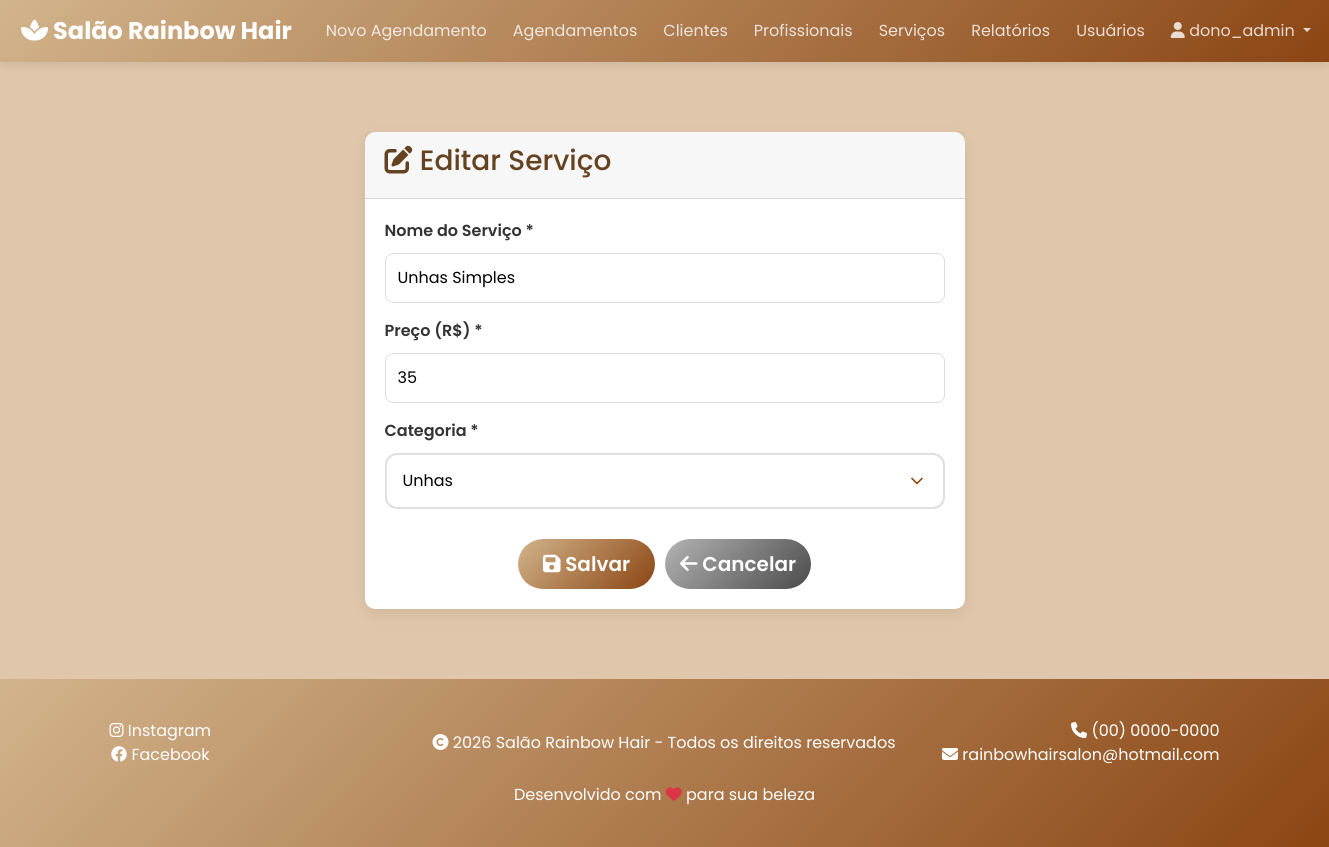
/servicos/servicos/edit/6/ (signed in), run on the app's committed database.
### apps/servicos/models.py (models this page shows, shortened)
class Servico(BaseModel):
    CATEGORIA_CHOICES = [
        ('CABELO', 'Cabelo'),
        ('MAQUIAGEM', 'Maquiagem'),
        ('SPA', 'Spa'),
        ('UNHAS', 'Unhas'),
        ('BARBA', 'Barba'),
        ('DEPILACAO', 'Depilação'),
        ('MASSAGEM', 'Massagem'),
        ('SOBRANCELHAS', 'Sobrancelhas'),
        ('CILIOS', 'Cílios'),
    ]
    nome = models.CharField(max_length=100)
    preco = models.DecimalField(max_digits=8, decimal_places=2)
    categoria = models.CharField(
        max_length=20,
        choices=CATEGORIA_CHOICES,
        default='CABELO'
    )

### apps/servicos/views.py (the view)
# urls.py: path('servicos/edit/<int:pk>/', ServicoUpdateView.as_view(), name='servico-update'),
class ServicoUpdateView(LoginRequiredMixin, UpdateView):
    model = Servico
    form_class = ServicoForm
    template_name = "servico_form.html"
    success_url = reverse_lazy('servicos:servico-list')

### apps/servicos/forms.py (shortened to what this page needs)
class ServicoForm(forms.ModelForm):
    class Meta:
        model = Servico
        fields = ['nome', 'preco', 'categoria']
        widgets = {
            'preco': forms.TextInput(attrs={'class': 'money'}),
            'categoria': forms.Select(attrs={'class': 'form-select'}),
        }
    def __init__(self, *args, **kwargs):
        if args:
            data = args[0]
        else:
            data = kwargs.get('data')
        super().__init__(*args, **kwargs)
        if self.instance and self.instance.pk:
            display_preco = str(self.instance.preco.quantize(Decimal('1')))
            self.initial['preco'] = display_preco

### apps/servicos/templates/servico_form.html (shortened to what this page needs)
{% extends 'base.html' %}
{% block content %}
<div class="form-container">
    <div class="card">
        <div class="card-header">
            <h3>{% if servico %}<i class="fas fa-edit"></i> Editar Serviço{% else %}<i class="fas fa-plus"></i> Novo Serviço{% endif %}</h3>
        </div>
        <div class="card-body">
            <form method="post">
                <div class="form-group">
                    <label for="{{ form.nome.id_for_label }}">Nome do Serviço *</label>
                    {{ form.nome }}
                </div>
                <div class="form-group">
                    <label for="{{ form.preco.id_for_label }}">Preço (R$) *</label>
                    {{ form.preco }}
                </div>
                <div class="form-group">
                    <label class="form-category" for="{{ form.categoria.id_for_label }}">Categoria *</label>
                    {{ form.categoria }}
                </div>
                <div class="button-group">
                    <button type="submit" class="btn btn-primary btn-lg">
                        <i class="fas fa-save"></i> Salvar
                    </button>
                    <a href="{% url 'servicos:servico-list' %}" class="btn btn-secondary btn-lg">
                        <i class="fas fa-arrow-left"></i> Cancelar
                    </a>
                </div>
            </form>
        </div>
    </div>
</div>
{% endblock %}

### core/templates/base.html (shortened to what this page needs)
<!DOCTYPE html>
<html lang="pt-br">
<head>
    <link rel="stylesheet" href="https://stackpath.bootstrapcdn.com/bootstrap/4.5.2/css/bootstrap.min.css">
    <link rel="stylesheet" href="https://cdnjs.cloudflare.com/ajax/libs/font-awesome/6.4.0/css/all.min.css">
</head>
<body>
<nav class="navbar navbar-expand-lg navbar-dark sticky-top">
    <div class="container-fluid">
        <a class="navbar-brand" href="{% url 'home' %}">
            <i class="fas fa-spa"></i> Salão Rainbow Hair
        </a>
        <div class="collapse navbar-collapse" id="navbarNav">
            <ul class="navbar-nav m-auto">
                {% if user.is_authenticated %}
                <li class="nav-item">
                    <a class="nav-link" href="{% url 'agendamentos:add-agendamento' %}">Novo Agendamento</a>
                </li>
                <li class="nav-item" align-items="center">
                    <a class="nav-link" href="{% url 'index' %}">Agendamentos</a>
                </li>
                <li class="nav-item">
                    <a class="nav-link" href="{% url 'clientes:cliente-list' %}">Clientes</a>
                </li>
                <li class="nav-item">
                    <a class="nav-link" href="{% url 'profissionais:profissional-list' %}">Profissionais</a>
                </li>
                <li class="nav-item">
                    <a class="nav-link" href="{% url 'servicos:servico-list' %}">Serviços</a>
                </li>
                {% if user.is_staff or user.is_superuser %}
                <li class="nav-item">
                    <a class="nav-link" href="{% url 'relatorios:relatorios' %}">Relatórios</a>
                </li>
                <li class="nav-item">
                    <a class="nav-link" href="{% url 'usuarios:usuarios' %}">Usuários</a>
                </li>
                {% endif %}
                {% endif %}
            </ul>
            <ul class="navbar-nav ml-auto">
                {% if user.is_authenticated %}
                    <li class="nav-item dropdown">
                        <a class="nav-link dropdown-toggle" href="#" id="userDropdown" role="button" data-toggle="dropdown">
                            <i class="fas fa-user"></i> {{ user.username }}
                        </a>
                    </li>
                {% endif %}
            </ul>
        </div>
    </div>
</nav>
<div class="content-wrapper">
    <div class="container">
        {% block content %}{% endblock %}
    </div>
</div>
<footer>
    <div class="container d-flex justify-content-between align-items-center">
        <div>
            <a href="https://www.instagram.com" target="_blank" style="color: white; margin-right: 100px;"><i class="fab fa-instagram"></i> Instagram</a><br>
            <a href="https://www.facebook.com" target="_blank" style="color: white; margin-right: 100px;"><i class="fab fa-facebook"></i> Facebook</a>
            </div>
                <p style="margin-left: 80px;"><i class="fas fa-copyright"></i> 2026 Salão Rainbow Hair - Todos os direitos reservados</p>
            <div class="text-right">
            <span style="color: white; margin-left: 100px;"><i class="fas fa-phone"></i> (00) 0000-0000</span><br>
            <span style="color: white; margin-left: 5px;"><i class="fas fa-envelope"></i> rainbowhairsalon@hotmail.com</span>
        </div>
    </div>
    <div class="container text-center mt-3">
        <p style="color: white;">Desenvolvido com <i class="fas fa-heart" style="color: #dc3545;"></i> para sua beleza</p>
    </div>
</footer>
</body>
</html>

### core/templates/base.html (style rules this page uses)
* { margin: 0; padding: 0; box-sizing: border-box; }
body { font-family: 'Poppins', sans-serif; color: #654321; background-color: #e0c7ab; }
.navbar { background: linear-gradient(135deg, #D2B48C 0%, #8B4513 100%) !important; box-shadow: 0 2px 10px rgba(0, 0, 0, 0.1); position: sticky; top: 0; z-index: 1000; }
.navbar-brand { font-weight: 700; font-size: 24px; color: white !important; margin-left: -10px; }
.navbar-nav { flex-wrap: nowrap; }
.navbar-nav .nav-item { white-space: nowrap; }
.navbar-dark .navbar-nav .nav-link { color: rgba(255, 255, 255, 0.8) !important; margin-left: 10px; transition: all 0.3s ease; }
.content-wrapper { min-height: calc(100vh - 200px); padding: 40px 0; }
.card { border: none; border-radius: 10px; transition: transform 0.3s ease, box-shadow 0.3s ease; box-shadow: 0 5px 15px rgba(0, 0, 0, 0.08); }
.btn-primary { background: linear-gradient(135deg, #D2B48C 0%, #8B4513 100%); border: none; padding: 10px 25px; border-radius: 25px; font-weight: 600; transition: all 0.3s ease; }
.btn-secondary { background: linear-gradient(135deg, #999999be 0%, #4b4b4b 100%); border: none; padding: 10px 15px; border-radius: 25px; font-weight: 600; }
footer { background: linear-gradient(135deg, #D2B48C 0%, #8B4513 100%); color: white; padding: 40px 0; text-align: center; }
footer p { margin: 0; }
.fa-copyright { right:-10px; }

### apps/servicos/templates/servico_form.html (style rules this page uses)
.form-container { max-width: 600px; margin: 30px auto; }
.form-container .form-group label { font-weight: 600; color: #333; margin-bottom: 10px; display: block; }
.form-container input[type="text"], .form-container input[type="number"], .form-container input[type="email"], .form-container textarea { width: 100%; padding: 12px; border: 1px solid #ddd; border-radius: 8px; font-family: inherit; transition: all 0.3s ease; }
.button-group { margin-top: 30px; display: flex; gap: 10px; justify-content: center; }
.form-group .form-category { font-weight: 600; color: #333; margin-bottom: 10px; display: block; }
.form-container #id_categoria { width: 100%; padding: 14px 40px 14px 16px; border: 2px solid #e0e0e0; border-radius: 12px; font-family: 'Poppins', sans-serif; font-size: 16px; background: white; background-repeat: no-repeat; background-position: right 16px center; background-size: 20px; appearance: none; transition: all 0.3s ease; cursor: pointer; }
.form-container #id_categoria option { padding: 12px; font-weight: 500; color: #654321; }
.form-container #id_categoria option:checked { font-weight: 600; background: linear-gradient(135deg, #D2B48C, #8B4513); color: white; }

### data on the page
Servico: nome "Unhas Simples", preco "35", categoria "Unhas"

### other printed values
{{ user.username }} "dono_admin"
